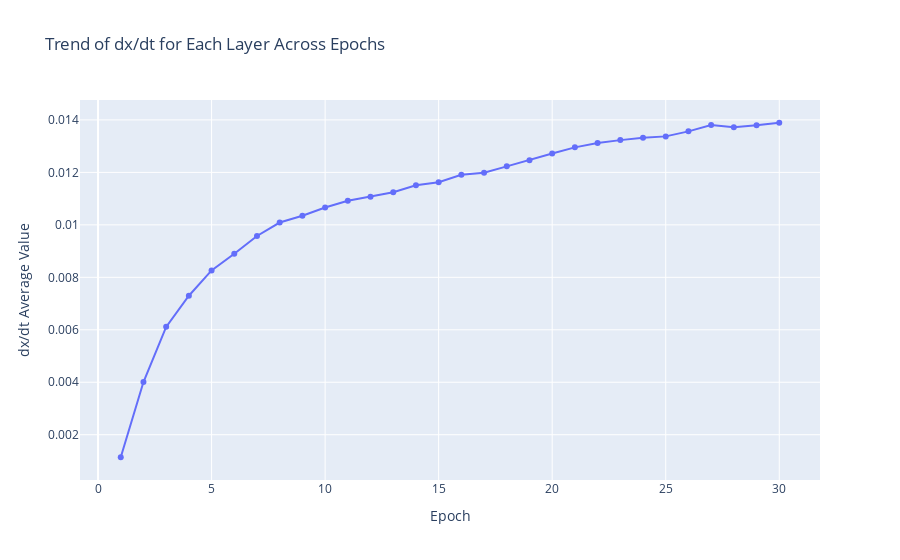

The code cell stored with this chart in its notebook:
### Code cell
ltc_5 = ltc.MultiSequenceLTCModel(input_size=2, hidden_size=50, output_size=2,tau1=1.0, tau2=10.0, tau3=100.0).to(device)
criterion = nn.MSELoss()
optimizer = optim.Adam(ltc_5.parameters(), lr=0.0001)

ltc_5,ltc5_time,epoch_dx_dt_history = ltc.train_LTC_model(train_loader, val_loader, ltc_5, criterion, optimizer, device)

predictions, actuals, mse_temp, mse_humidity, mase_temp, mase_humidity, allocated_memory, reserved_memory = ltc.evaluate_LTC_model(test_loader, ltc_5, device)
results = {'train_time': ltc5_time, 'allocated_memory': allocated_memory, 'reserved_memory': reserved_memory, 'epoch_dx_dt_history':epoch_dx_dt_history,
 'mse_temp':mse_temp,'mse_humidity':mse_humidity, 'mase_temp':mase_temp, 'mase_humidity':mase_humidity}
results_dict[model_name[5]] = results

viz.plot_results(predictions, actuals)

viz.plot_dx_dt_history(epoch_dx_dt_history)

### Figure 1 — Plotly figure (JSON) as saved in the notebook; plotly's stock layout.template omitted (floating-point values rounded to 4 significant figures)
{"data": [{"line": {"width": 2}, "marker": {"size": 6}, "mode": "lines+markers", "name": "total_avg_dx_dt dx/dt", "type": "scatter", "x": [1, 2, 3, 4, 5, 6, 7, 8, 9, 10, 11, 12, 13, 14, 15, 16, 17, 18, 19, 20, 21, 22, 23, 24, 25, 26, 27, 28, 29, 30], "y": [0.001141, 0.004009, 0.006112, 0.007298, 0.008263, 0.008896, 0.009577, 0.01009, 0.01035, 0.01066, 0.01092, 0.01107, 0.01124, 0.01151, 0.01163, 0.01191, 0.01199, 0.01223, 0.01246, 0.01272, 0.01296, 0.01312, 0.01323, 0.01332, 0.01337, 0.01356, 0.01381, 0.01372, 0.0138, 0.01389]}], "layout": {"legend": {"title": {"text": "Layer Name"}}, "title": {"text": "Trend of dx/dt for Each Layer Across Epochs"}, "xaxis": {"title": {"text": "Epoch"}}, "yaxis": {"title": {"text": "dx/dt Average Value"}}}}
